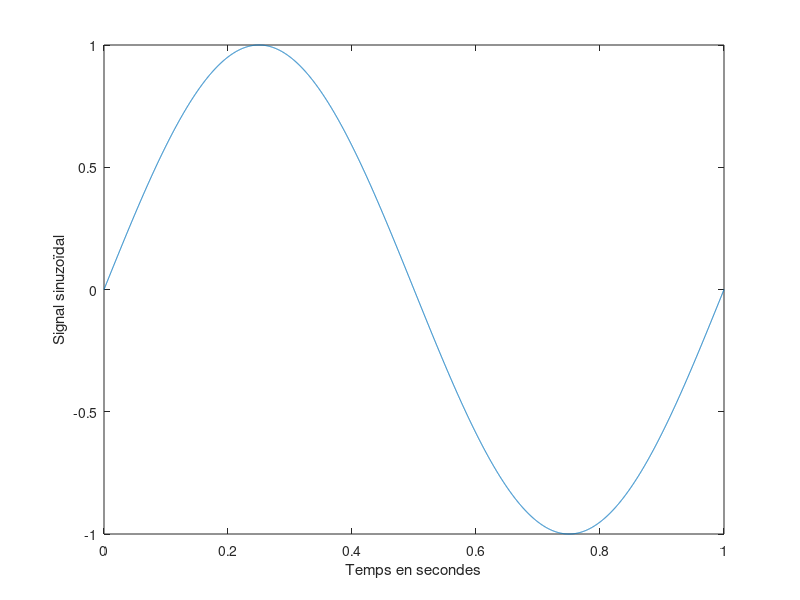
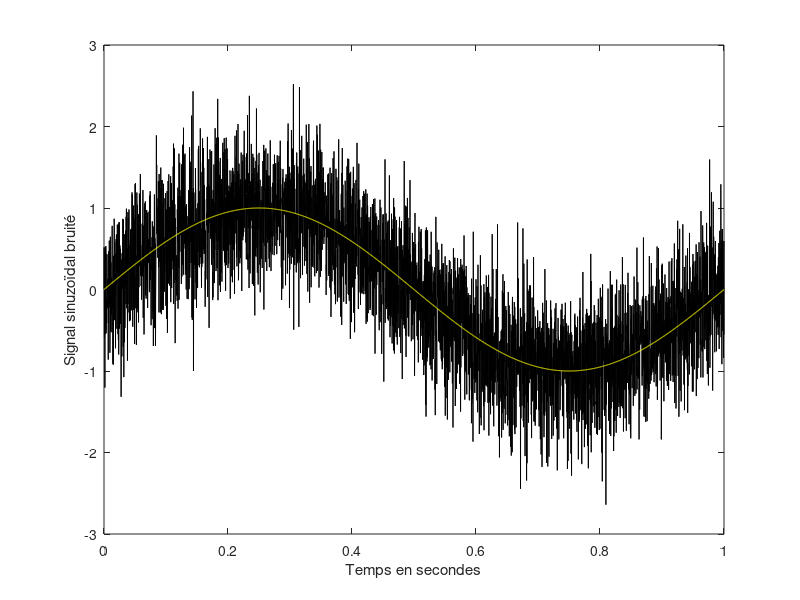

Reproduce these figures in MATLAB, in order. (Note: this script raises an error after producing the figures.)
% TP3

% Nettoyage
close all
clear

% Définition du signal
% Axe temporelle
t = linspace(0,1,2^12);
% Signal sinuzoïdale entre 0 et 1 seconde, 2^12 points
sinu = sin(2*pi*t);
figure(1)
plot(t,sinu)
xlabel("Temps en secondes");
ylabel("Signal sinuzoïdal");


% Définition du bruit blanc
Bruit = 0.5*randn(size(sinu));
Sig = sinu + Bruit;

% Plot du signal bruité
figure(2)
plot(t,Sig,'k');
xlabel("Temps en secondes");
ylabel("Signal sinuzoïdal bruité");

% Plot sur la même figure des 2 signaux précédents
hold on 
plot(t,sinu,'y')
hold off

% Transformée en ondelettes

Jmin = 1;
WTreg=perform_wavelet_transf(transpose(sinu),Jmin,1);
figure(3)
plot_wavelet(WTreg,Jmin)

% Représentations dyadiques
figure(4)
n=12;
subplot(2,2,1), sig1 = CreateDyad(n,sinu);     % Signal sinuzoidal
subplot(2,2,2), sig2 = CreateDyad(n,Bruit);    % Bruit
subplot(2,1,2), sig3 = CreateDyad(n,Sig);      % Signal bruité

% Seuillage et transformation inverse
thr = 2;    % Seuil
WTreg2=perform_wavelet_transf(transpose(Sig),Jmin,1);
ythard = wthresh(WTreg2,'h',thr);
invSig = perform_wavelet_transf(transpose(ythard),Jmin,-1);

figure(5)
plot(Sig,'k')
title("Seuil = 2")
hold on
h2 = plot(sinu,'y')
set(h2, 'LineWidth', 3)
h3 = plot(invSig,'b')
set(h3, 'LineWidth', 3)
hold off

%Génération nouveau signal y0 
N=4096;
name="piece-regular";
x0=load_signal(name,N);
x0=rescale(x0,0.05,0.95);
sigma=0.05;
y0=x0+randn(size(x0))*sigma;
figure(5)
plot(y0)
hold on 
plot(x0)
hold off
%Transformée en ondelettes y0
figure(6)
Jmin = 1;
WTreg=perform_wavelet_transf(transpose(y0),Jmin,1);
plot_wavelet(WTreg,Jmin)
